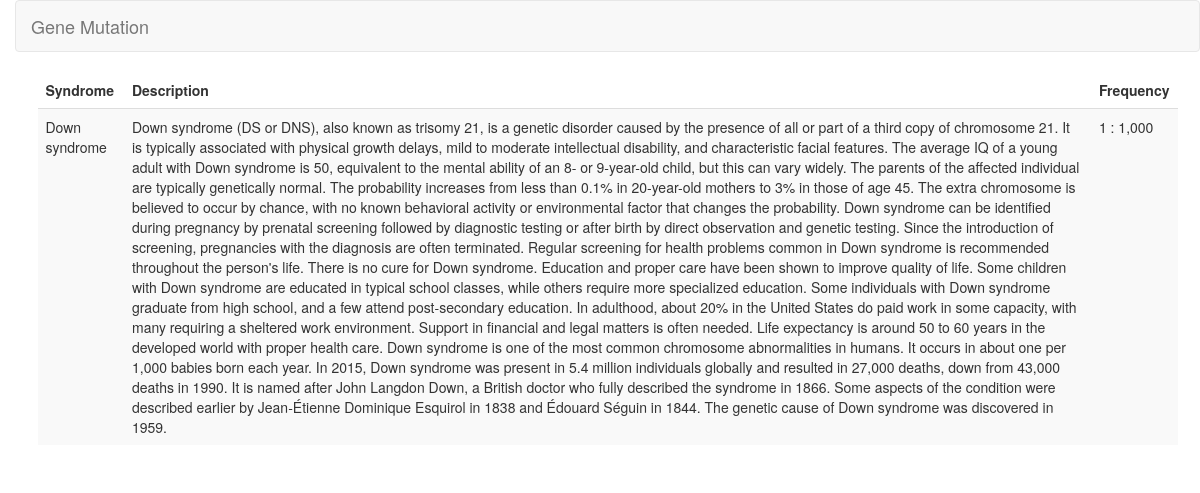
Page /mutation/syndro/1/ on the committed database.
### mutation/models.py (models this page shows, shortened)
class Auto_Syndrome(models.Model):
    auto_syn_code = models.IntegerField(primary_key=True)
    auto_syn_name = models.CharField(max_length=35)
    auto_syn_desc = models.TextField(default='Fill')
    auto_syn_fre = models.CharField(max_length=30, default='Fill')

### mutation/views.py (the view)
# urls.py: path('syndro/<int:auto_syn_code>/', views.syndro, name='syndro'),
def syndro(request, auto_syn_code):
    syn_info = get_object_or_404(Auto_Syndrome, pk=auto_syn_code)
    return render(request, 'mutation/syndro.html', {'syn_info':syn_info})

### mutation/templates/mutation/syndro.html (shortened to what this page needs)
{% extends 'mutation/layout.html' %}
{% block content %}
<div class="container">
    <table class="table table-striped">
        <thead>
        <tr>
            <td><B>Syndrome</B></td>
            <td><B>Description</B></td>
            <td><B>Frequency</B></td>
        </tr>
        </thead>
        <tbody>
        <tr>
            <td>{{syn_info.auto_syn_name}}</td>
            <td>{{syn_info.auto_syn_desc}}</td>
            <td>{{syn_info.auto_syn_fre}}</td>
        </tr>
    </table>
{% endblock %}

### mutation/static/css/blog.css (style rules this page uses)
body { padding-left: 15px; }

### rows in the picture
Auto_Syndrome: auto_syn_name "Down syndrome", auto_syn_desc "Down syndrome (DS or DNS), also known as trisomy 21, is a genetic disorder caused by the presence of all or part of a third copy of chromosome 21. It is typically associated with physical growth delays, mild to moderate intellectual disability, and characteristic facial features. The average IQ of a young adult with Down syndrome is 50, equivalent to the mental ability of an 8- or 9-year-old child, but this can vary widely. The parents of the affected individual are typically genetically normal. The probability increases from less than 0.1% in 20-year-old mothers to 3% in those of age 45. The extra chromosome is believed to occur by chance, with no known behavioral activity or environmental…", auto_syn_fre "1 : 1,000"
